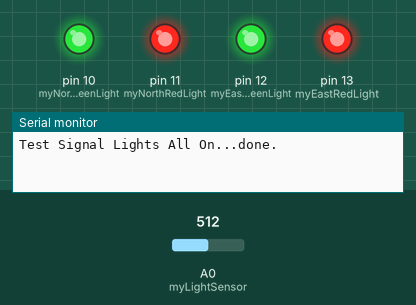
A sketch run on a simulated Arduino Uno, built with avr-gcc and run on an emulated ATmega328P. Shown: output pins drawn as LEDs (lit = HIGH), the last lines printed to the serial monitor. Inputs (shaded band) come from the test bench; at power-on: A0 (myLightSensor) = 512. The modem accepts every AT command (registered, SIM ready, sends succeed) and sends nothing else.

Above: at 0.2 s.
At 3.3 s:
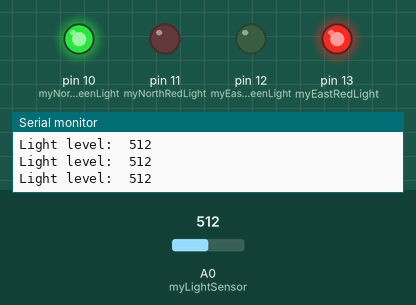
3.4 s: A0 (myLightSensor) set to 110
6.4 s: A0 (myLightSensor) set to 95
At 7.4 s:
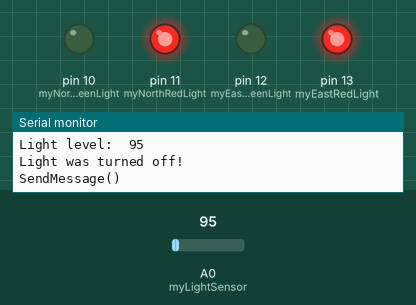
Timing chart, 0 to 9.4 s (numbered marks = the images above; inputs shaded):
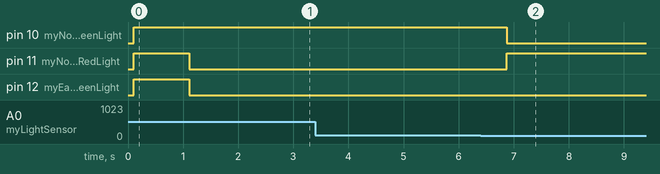

The sketch:

SMS_x_controller.ino
```cpp
/*
SMS_x_controller:

  Purpose:  A Signal ligh controller.  Detects a car about to run a red light and signals
            to an oncoming smart-car to stop.

MiddleSchoolOfEngineering
Author: Greg Yenney

*/

#include <SoftwareSerial.h>

const int myRx = 7;  // Shield: Rx=7, Tx=8
const int myTx = 8;  // Board:  Rx=4, Tx=2


const int myLightSensor = 0;
const int myNorthGreenLight = 10;
const int myNorthRedLight = 11;
const int myEastGreenLight = 12;
const int myEastRedLight = 13;

const int lightThreshold = 100;   // the light level that determines on and off.
int lightLevel = 0;               // It's always good to initialize your variables.
int lightIsOn = false;              // It's always good to initialize your variables.

char inputBuffer[256];

SoftwareSerial mySerial(myRx, myTx);

void setup()
{
  pinMode(myRx, INPUT_PULLUP);
  pinMode(myTx, OUTPUT);

  pinMode(myLightSensor, INPUT);

  pinMode(myNorthGreenLight, OUTPUT);
  pinMode(myNorthRedLight, OUTPUT);
  pinMode(myEastGreenLight, OUTPUT);
  pinMode(myEastRedLight, OUTPUT);

  mySerial.begin(19200);
  Serial.begin(19200);

  delay(100);
  mySerial.println("AT+IPR=19200");

  Serial.print("Test Signal Lights All On...");
  digitalWrite(myNorthGreenLight, HIGH);
  digitalWrite(myNorthRedLight, HIGH);
  digitalWrite(myEastGreenLight, HIGH);
  digitalWrite(myEastRedLight, HIGH);
  Serial.print("done.");
  Serial.println();

  delay(1000);

  digitalWrite(myNorthGreenLight, HIGH);
  digitalWrite(myNorthRedLight, LOW);
  digitalWrite(myEastGreenLight, LOW);
  digitalWrite(myEastRedLight, HIGH);

  Serial.println ("Press \'s <enter>\' to Send a message and press \'r <enter>\' to receive a message.");

  Serial.print("Waiting for LightIsOn...");
  while (lightLevel < lightThreshold)
  {
    lightLevel = analogRead(myLightSensor);
    lightIsOn = true;
  }
  Serial.println("done.");

  mySerial.println("AT+CMGF=1");    //Sets the GSM Module in Text Mode
  delay(1000);  // Delay of 1000 milli seconds or 1 second
}


void loop()
{

  //delay (100);
  lightLevel = analogRead(myLightSensor);

  Serial.print("Light level:  ");
  Serial.println(lightLevel);

  if (lightLevel < lightThreshold)
  {
    if (lightIsOn)
    {
      Serial.println("Light was turned off!");
      lightIsOn = false;  // Light is Off!
      SendMessage("EMERGENCY_STOP");

      digitalWrite(myNorthGreenLight, LOW);
      digitalWrite(myNorthRedLight, HIGH);
      digitalWrite(myEastGreenLight, LOW);
      digitalWrite(myEastRedLight, HIGH);
    }
  }
  else
  {
    if (!lightIsOn)
    {
      Serial.println("Light was turned on!");
      lightIsOn = true;

      digitalWrite(myNorthGreenLight, HIGH);
      digitalWrite(myNorthRedLight, LOW);
      digitalWrite(myEastGreenLight, LOW);
      digitalWrite(myEastRedLight, HIGH);
    }
  }


  if (Serial.available() > 0)
  {
     switch(Serial.read())
     {
        case 's':
          Serial.println("Send Message.");
          SendMessage("Hello from the Signal Light");
          break;
        default:
          break;
    }
  }


  for (int i = 0 ; i < 256 ; i++)
  {
      inputBuffer[i] = 0;
  }

  if (mySerial.available()>0)
  {
      mySerial.readBytes(inputBuffer, 255);
      Serial.write(inputBuffer);
  }
}

void SendMessage(String message)
{
  Serial.println("SendMessage()");
  mySerial.println("AT+CMGS=\"phone_number_goes_here\"\r"); // Replace x with mobile number
  delay(100);
  mySerial.print("<Signal_Message=");// The SMS text you want to send
  delay(100);
  mySerial.print(message);
  delay(100);
  mySerial.println(">");
  mySerial.println((char)26);// ASCII code of CTRL+Z
  delay(100);
}
```

Measured:
- the behaviour switches between 100 and 99 on A0 (myLightSensor) (found by bisection; images 1 and 2)
- after the input at 6.4 s, pin 10 (myNorthGreenLight): HIGH → LOW after 0.47 s; pin 11 (myNorthRedLight): LOW → HIGH after 0.47 s
